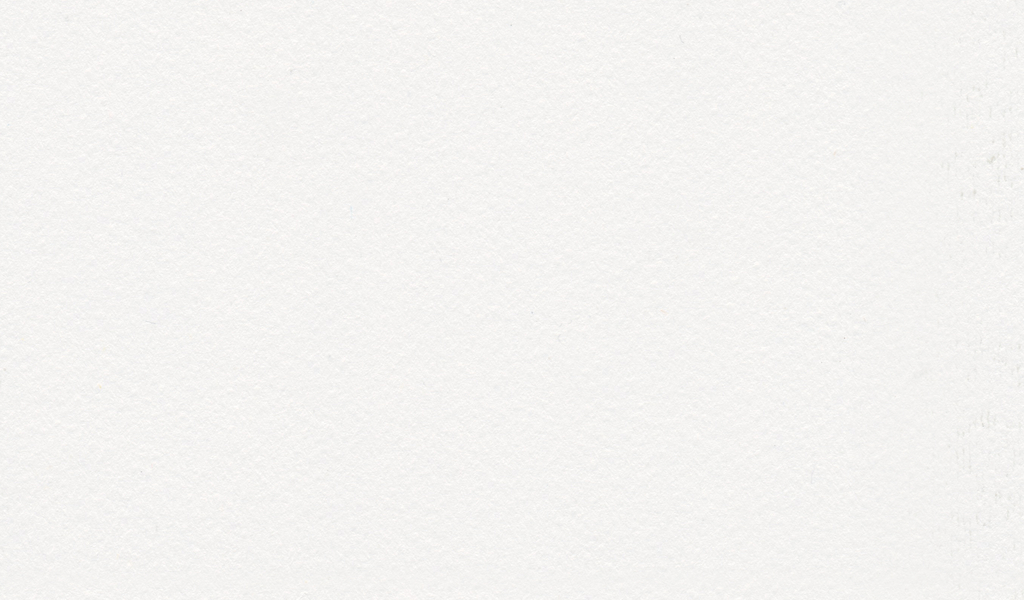
#> input picture assets/originals/Paper001_1K-JPG_Color.jpg, 1024 x 600 px
$ python build_materials.py
#> lines starting #> are read from the running program, lines starting #| are printed output that depends on the picture
"""Deterministic V2 material production; no network, original sources untouched.
Use the bundled Python with Pillow/numpy. Font build additionally needs fonttools+brotli.
"""
from pathlib import Path
import hashlib
import json
import re
import shutil
import sys
import numpy as np
from PIL import Image, ImageFilter

ROOT = Path(__file__).resolve().parents[1]
OUT = ROOT / 'assets'
ORIGINAL = ROOT / 'assets'
OUT.mkdir(exist_ok=True)
rng = np.random.default_rng(20261019)
size = 512
y, x = np.mgrid[:size, :size]
noise = rng.normal(0, 1, (size, size))
source = Image.open(ORIGINAL / 'originals/Paper001_1K-JPG_Color.jpg').convert('L').resize((size, size))
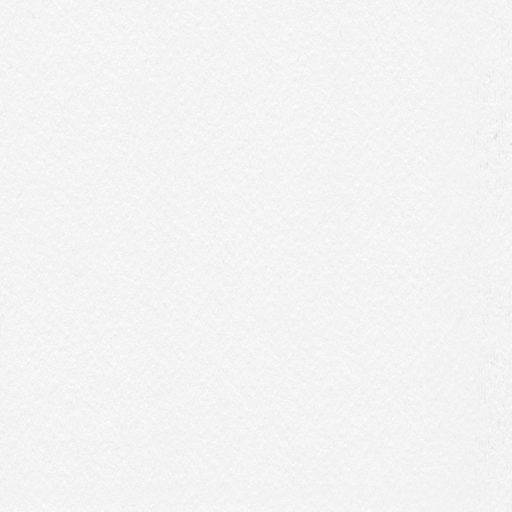
#> source: PIL image 512x512 L; min 220, max 253, mean 243.5
fiber = np.asarray(source, dtype=float) - np.asarray(source.filter(ImageFilter.GaussianBlur(7)), dtype=float)
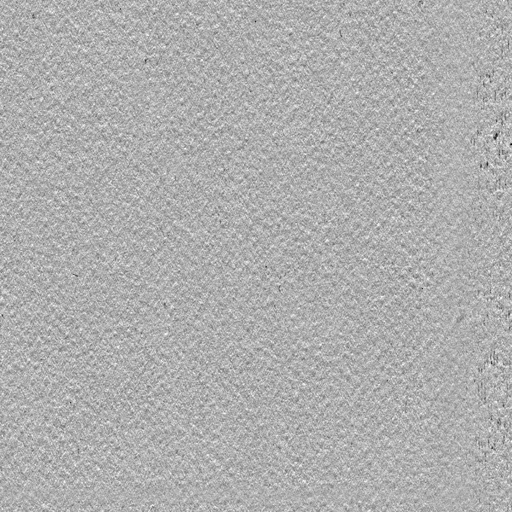
#> fiber: shape (512, 512) float64; min -22, max 10, mean -0.0488; drawn with min black and max white
fiber = fiber / max(fiber.std(), 1)


def texture(name, base, variation):
#> called with name = 'desk-oak.webp', base = (208, 191, 162)
    array = np.clip(np.array(base)[None, None, :] + variation[:, :, None], 0, 255).astype('uint8')
    Image.fromarray(array).save(OUT / name, 'WEBP', quality=87, method=6)
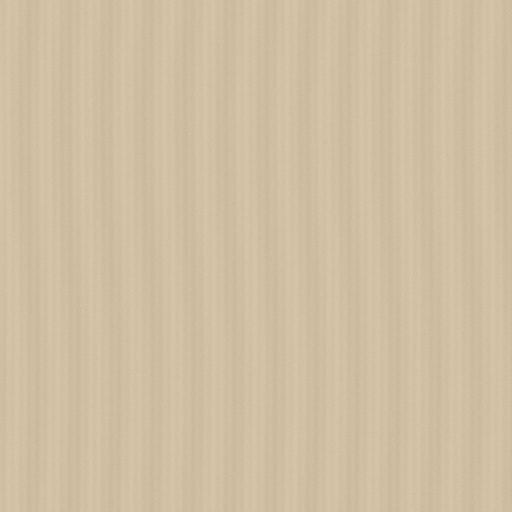
#> saved as desk-oak.webp: PIL image 512x512 RGB; mean R, G, B 207.5, 190.5, 161.5


# Periodic structure: visibly different oak, woven felt and dark writing mat.
oak = 3.2*np.sin(x*np.pi/20 + 0.9*np.sin(y*np.pi/256)) + 2*np.cos(x*np.pi/4.1 + 0.3*np.cos(y*np.pi/256)) + noise*1.1
texture('desk-oak.webp', (208, 191, 162), oak)
weave = 1.8*np.sin(x*np.pi) + 1.8*np.cos(y*np.pi) + 2.4*np.sin((x+y)*np.pi/3) + noise*2.3
texture('desk-felt.webp', (133, 145, 136), weave)
#> call 2 of texture, with name = 'desk-felt.webp', base = (133, 145, 136)
#> in texture (call 2), `Image.fromarray(array).save(OUT / name, 'WEBP', quality=87, method=6)`:
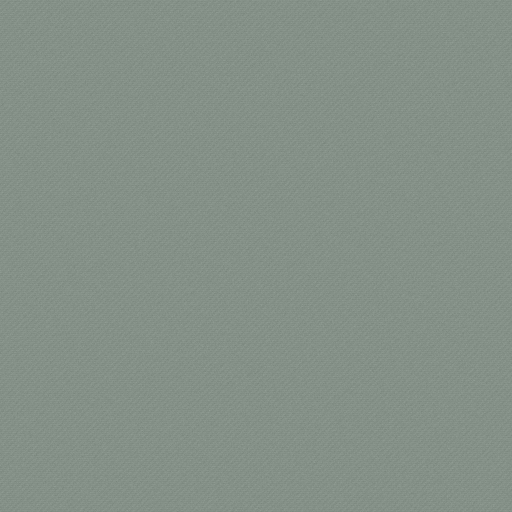
#> saved as desk-felt.webp: PIL image 512x512 RGB; mean R, G, B 132.5, 144.5, 135.5
texture('desk-night.webp', (57, 57, 50), weave*.65)
#> call 3 of texture, with name = 'desk-night.webp', base = (57, 57, 50)
#> in texture (call 3), `Image.fromarray(array).save(OUT / name, 'WEBP', quality=87, method=6)`:
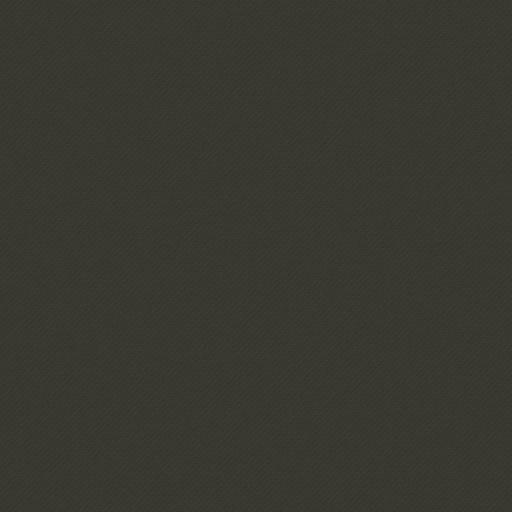
#> saved as desk-night.webp: PIL image 512x512 RGB; mean R, G, B 56.5, 56.5, 49.5
texture('paper-cotton.webp', (250, 247, 235), fiber*3.1 + noise*.65)
texture('paper-cream.webp', (248, 239, 216), fiber*3.5 + noise*.7)
#> in texture (call 5), `array = np.clip(np.array(base)[None, None, :] + variation[:, :, None],..`:
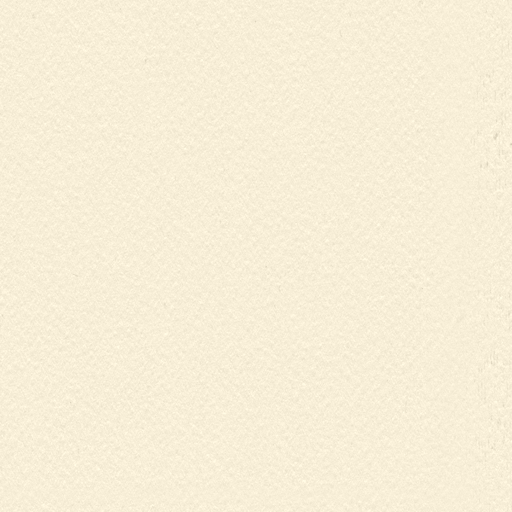
#> array: shape (512, 512, 3); mean of channels 0, 1, 2 247.4, 238.4, 215.4; drawn as R, G, B
texture('paper-kraft.webp', (196, 161, 111), fiber*4.6 + noise*1.1)
#> in texture (call 6), `array = np.clip(np.array(base)[None, None, :] + variation[:, :, None],..`:
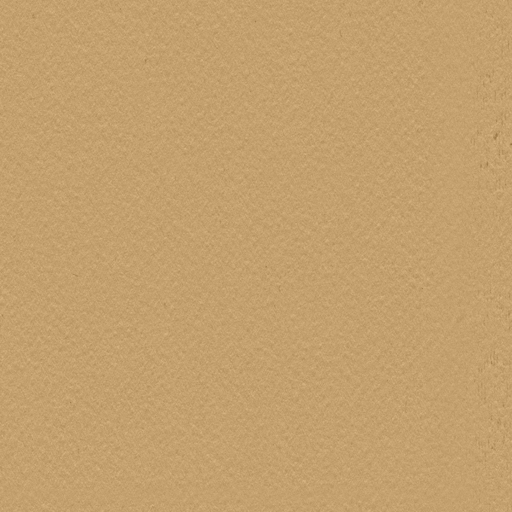
#> array: shape (512, 512, 3); mean of channels 0, 1, 2 195.4, 160.4, 110.4; drawn as R, G, B


print("Rebuilt six deterministic WebP textures in assets/ (seed 20261019).")
